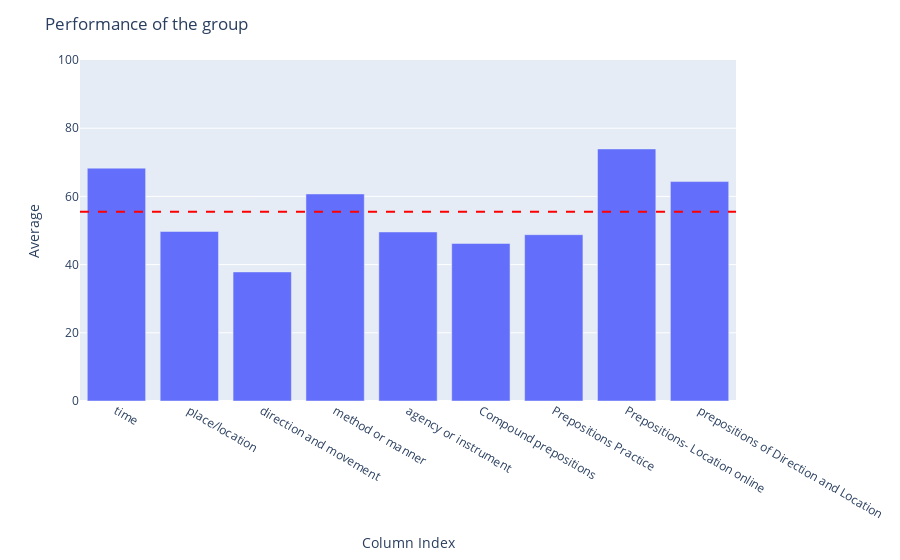

Write notebook code for a chart like this one.
### Code cell
# Create a bar chart for the 'Average' row using Plotly Express
fig = ex.bar(x=df.columns, y=df.loc['Average'], labels={'x':'Column Index', 'y':'Average'})
fig.update_layout(title='Performance of the group')
fig.update_yaxes(range=[0, 100])

# Add a horizontal line for the overall average value
fig.add_hline(y=df.loc['Average'].mean(), line_dash="dash", line_color="red")

fig.show()

### Figure 1 — Plotly figure (JSON) as saved in the notebook; plotly's stock layout.template omitted (floating-point values rounded to 4 significant figures)
{"data": [{"alignmentgroup": "True", "hovertemplate": "Column Index=%{x}<br>Average=%{y}<extra></extra>", "legendgroup": "", "marker": {"color": "#636efa", "pattern": {"shape": ""}}, "name": "", "offsetgroup": "", "orientation": "v", "showlegend": false, "textposition": "auto", "type": "bar", "x": ["time", "place/location", "direction and movement", "method or manner", "agency or instrument", "Compound prepositions ", "Prepositions Practice ", "Prepositions- Location\r\nonline ", "prepositions of Direction and Location "], "xaxis": "x", "y": [68.29, 49.71, 37.86, 60.71, 49.57, 46.2, 48.77, 73.91, 64.34], "yaxis": "y"}], "layout": {"barmode": "relative", "legend": {"tracegroupgap": 0}, "margin": {"t": 60}, "shapes": [{"line": {"color": "red", "dash": "dash"}, "type": "line", "x0": 0, "x1": 1, "xref": "x domain", "y0": 55.49, "y1": 55.49, "yref": "y"}], "title": {"text": "Performance of the group"}, "xaxis": {"anchor": "y", "domain": [0, 1], "title": {"text": "Column Index"}}, "yaxis": {"anchor": "x", "domain": [0, 1], "range": [0, 100], "title": {"text": "Average"}}}}
